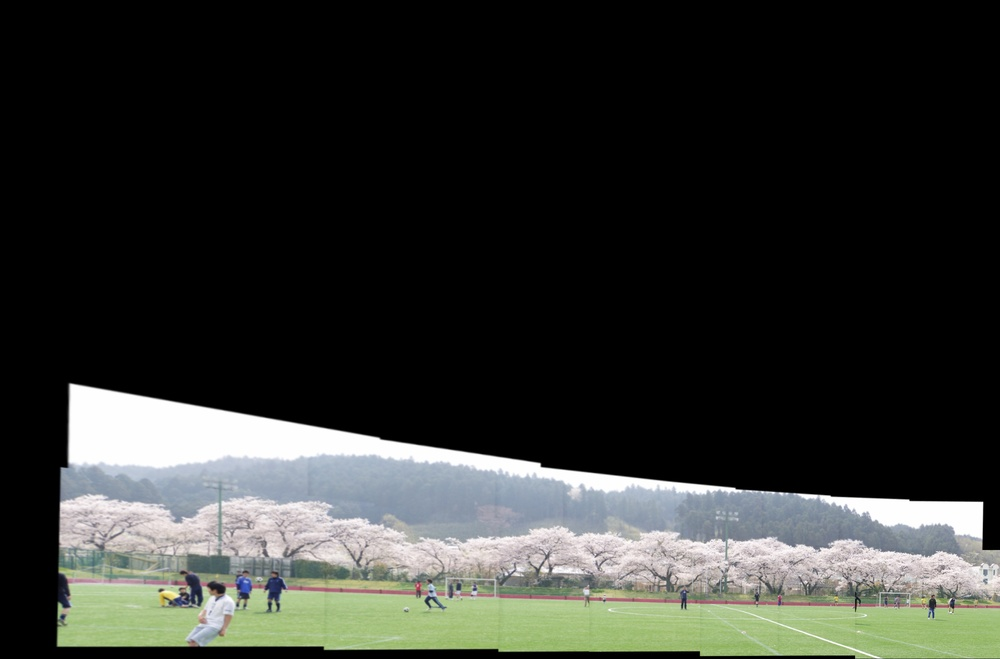
#> input picture panorama1/panorama1/Content/image.jpg, 1000 x 659 px, shrunk from 2760 x 1820 before the run
$ python -i removeBlack.py   (imports and definitions only)
#> lines starting #> are read from the running program, lines starting #| are printed output that depends on the picture; after the words box and inside, x2 and y2 are one past the last pixel; in counts of white or black regions, pixels touching at a corner belong together
#> further down, picture is the input picture: shape (659, 1000, 3); mean B, G, R 47.7, 51.6, 49.4
# noinspection PyUnresolvedReferences
import cv2
# noinspection PyUnresolvedReferences
import numpy as np
# noinspection PyUnresolvedReferences
from PIL import Image
def removeBlack(img):
    tmp = cv2.cvtColor(img, cv2.COLOR_BGR2GRAY)
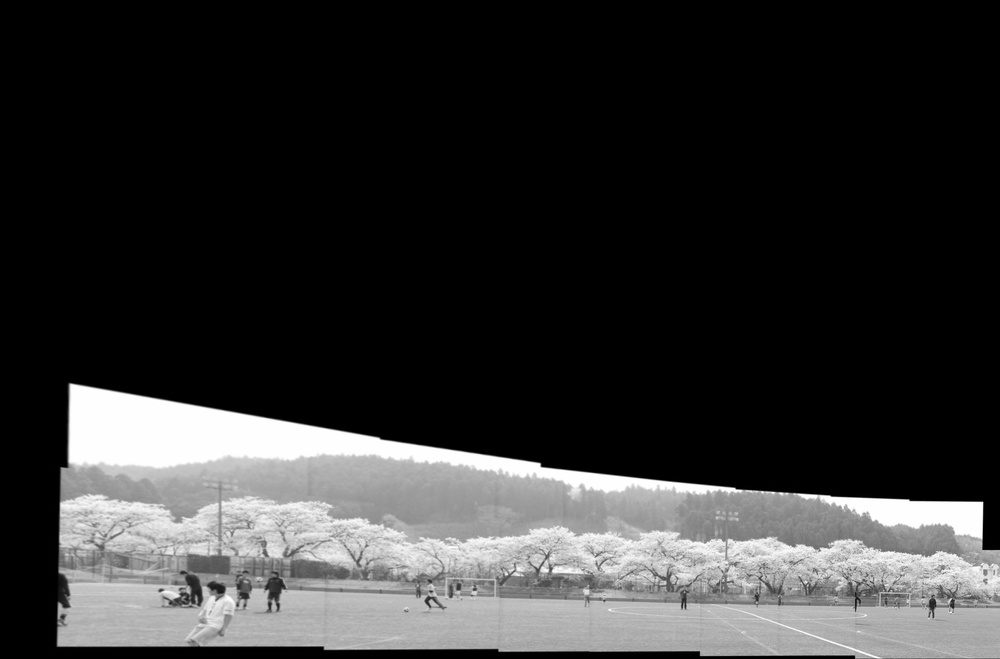
#> tmp: shape (659, 1000); min 0, max 255, mean 50.5
    _, alpha = cv2.threshold(tmp, 0, 255, cv2.THRESH_BINARY)
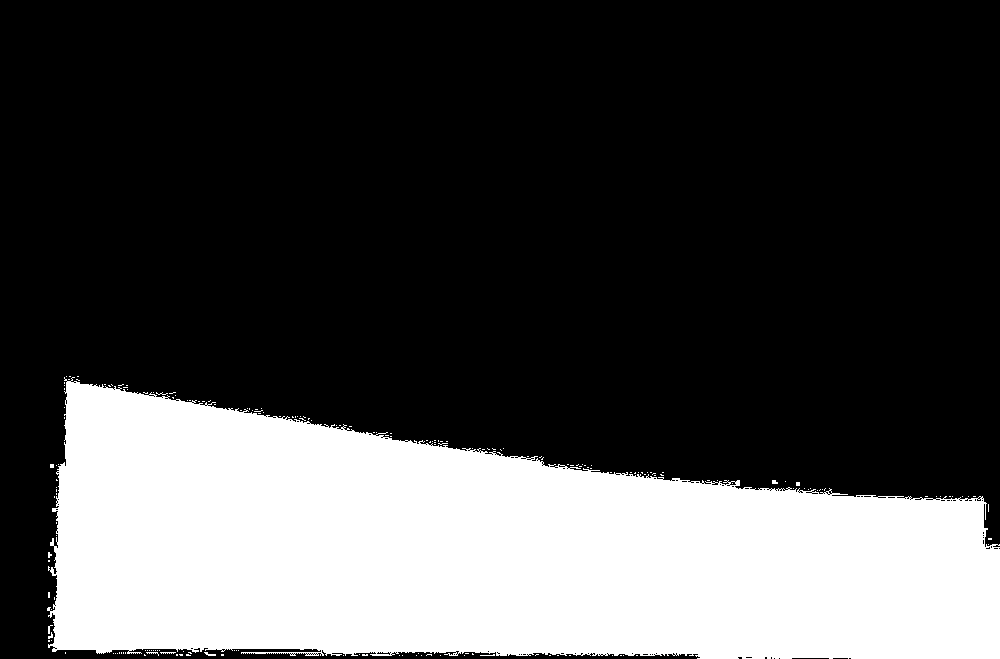
#> alpha: shape (659, 1000); 28.8% white; 191 white regions (186 under 20 px), largest, box (x1, y1, x2, y2) and area: (47, 377, 1000, 659) 189118, (204, 652, 216, 656) 25, (160, 652, 176, 654) 23, (772, 480, 778, 484) 20, (146, 652, 159, 656) 20
    b, g, r = cv2.split(img)
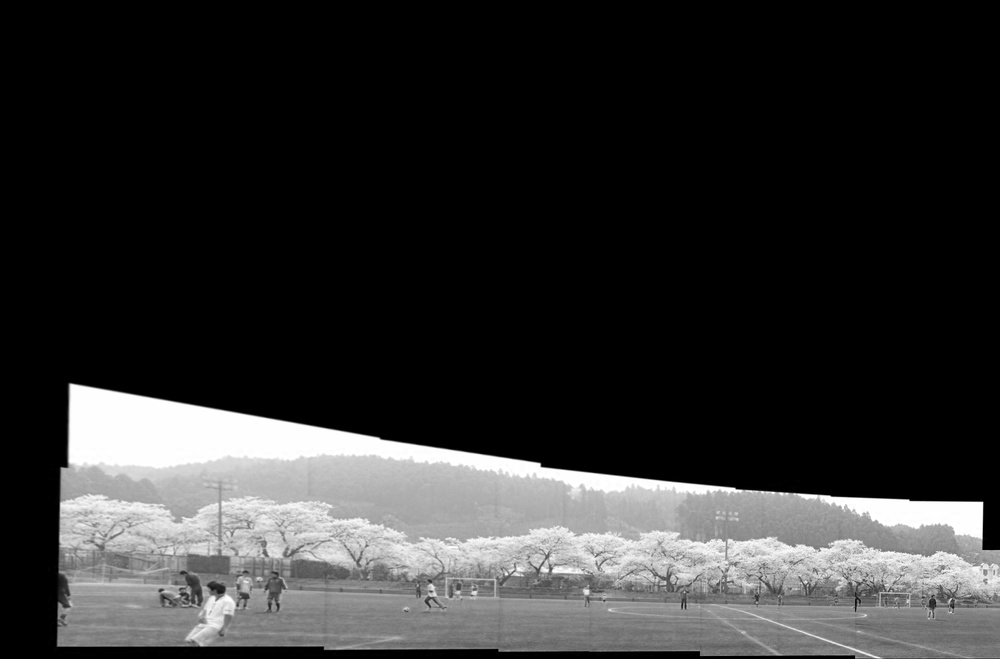
#> b: shape (659, 1000); min 0, max 255, mean 47.7
    rgba = [b, g, r, alpha]
    dst = cv2.merge(rgba, 4)
    return dst

>>> import cv2
>>> picture = cv2.imread('../panorama1/panorama1/Content/image.jpg')
>>> result = removeBlack(picture)
